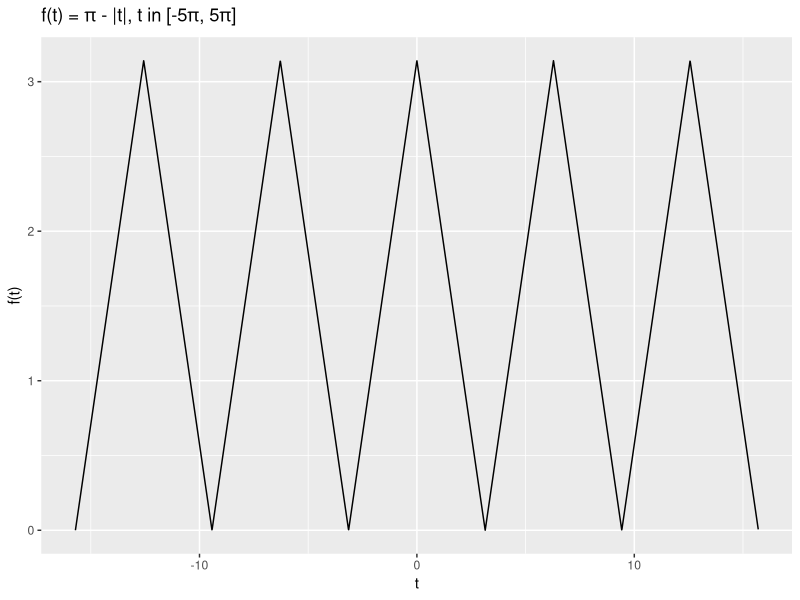
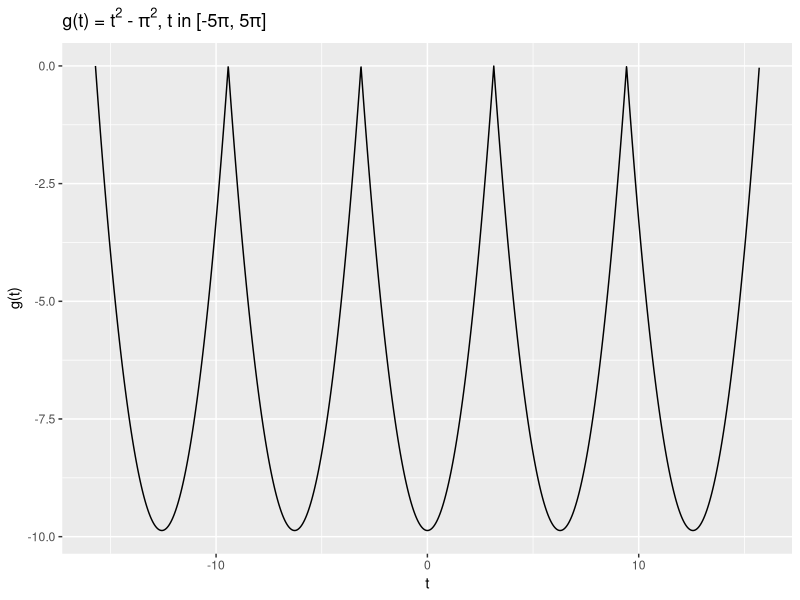
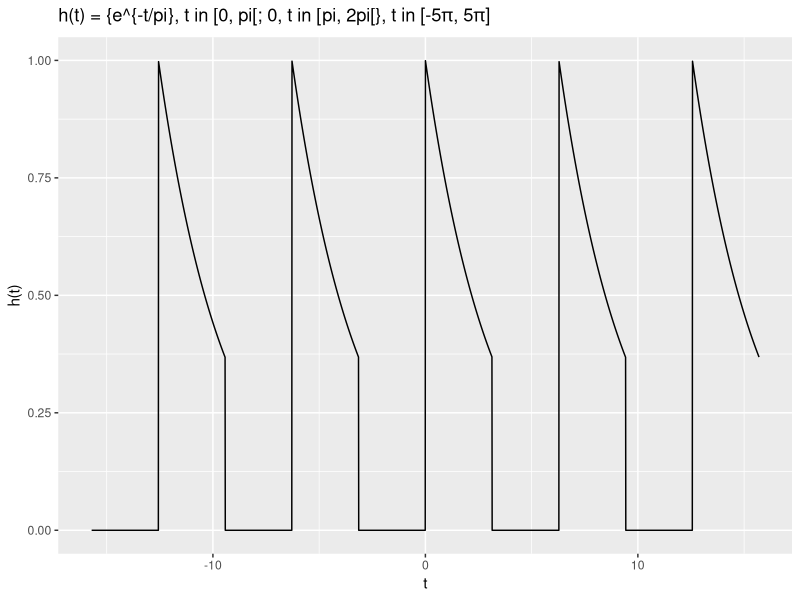

Reproduce these figures in R, in order. (Note: this script raises an error after producing the figures.)
## ---- chunk 1
knitr::opts_chunk$set(echo = TRUE)
## ---- chunk 2
f <- function(t_values) {
  f_values <- numeric(length(t_values))
  
  for (i in 1:length(t_values)) {
    t_mod <- t_values[i]
    
    # Utilisation de boucles if-else pour rendre la fonction périodique
    while (t_mod > pi) {
      t_mod <- t_mod - 2*pi
    }
    while (t_mod <= -pi) {
      t_mod <- t_mod + 2*pi
    }
    
    f_values[i] <- pi - abs(t_mod)
  }
  
  return(f_values)
}

g <- function(t_values) {
  g_values <- numeric(length(t_values))
  
  for (i in 1:length(t_values)) {
    t_mod <- t_values[i]
    
    # Utilisation de boucles if-else pour rendre la fonction périodique
    while (t_mod > pi) {
      t_mod <- t_mod - 2*pi
    }
    while (t_mod <= -pi) {
      t_mod <- t_mod + 2*pi
    }
    
    g_values[i] <- t_mod^2 - pi^2
  }
  
  return(g_values)
}

h <- function(t_values) {
  h_values <- numeric(length(t_values))
  
  for (i in 1:length(t_values)) {
    t_mod <- t_values[i]
    
    # Utilisation de boucles if-else pour rendre la fonction périodique
    while (t_mod >= 2*pi) {
      t_mod <- t_mod - 2*pi
    }
    while (t_mod < 0) {
      t_mod <- t_mod + 2*pi
    }
    
    if (t_mod < pi) {
      h_values[i] <- exp(-t_mod/pi)
    } else {
      h_values[i] <- 0
    }
  }
  
  return(h_values)
}
## ---- chunk 3
# Utilisation de ggplot2 pour le graphique
library(ggplot2)

# Créer un vecteur de valeurs t dans l'intervalle ]-5*pi, 5*pi]
t_values <- seq(-5*pi, 5*pi, by=0.01)

# Calculer les valeurs de f(t) en utilisant la fonction f
f_values <- f(t_values)

data <- data.frame(t=t_values, f=f_values)

ggplot(data, aes(x=t, y=f)) +
  geom_line() +
  ggtitle(expression(paste("f(t) = ", pi, " - |t|, ", "t in [-5", pi, ", 5", pi, "]"))) +
  xlab("t") +
  ylab("f(t)")
## ---- chunk 4
# Utilisation de ggplot2 pour le graphique
library(ggplot2)

# Créer un vecteur de valeurs t dans l'intervalle ]-5*pi, 5*pi]
t_values <- seq(-5*pi, 5*pi, by=0.01)

# Calculer les valeurs de g(t) en utilisant la fonction calculate_g_values
g_values <- g(t_values)

data <- data.frame(t=t_values, g=g_values)

ggplot(data, aes(x=t, y=g)) +
  geom_line() +
  ggtitle(expression(paste("g(t) = ", t^2, " - ", pi^2, ", ", "t in [-5", pi, ", 5", pi, "]"))) +
  xlab("t") +
  ylab("g(t)")
## ---- chunk 5

# Utilisation de ggplot2 pour le graphique
library(ggplot2)

# Créer un vecteur de valeurs t dans l'intervalle ]-5*pi, 5*pi]
t_values <- seq(-5*pi, 5*pi, by=0.01)

# Calculer les valeurs de h(t) en utilisant la fonction calculate_h_values
h_values <- h(t_values)

data <- data.frame(t=t_values, h=h_values)

ggplot(data, aes(x=t, y=h)) +
  geom_line() +
  ggtitle(expression(paste("h(t) = {e^{-t/pi}, t in [0, pi[; 0, t in [pi, 2pi[}, ", "t in [-5", pi, ", 5", pi, "]"))) +
  xlab("t") +
  ylab("h(t)")

## ---- chunk 6
library(stats)


calculate_fourier_coefficients <- function(f, n) {
  an <- integrate(function(t) f(t) * cos(n*t), lower = -pi, upper = pi)$value / pi
  bn <- integrate(function(t) f(t) * sin(n*t), lower = -pi, upper = pi)$value / pi
  cn <- complex(real = an, imaginary = - bn)

  return(list(an = an, bn = bn, cn = cn))
}



# Demander à l'utilisateur de saisir une valeur pour n
n <- as.numeric(readline(prompt = "Veuillez entrer une valeur pour n: "))

# Calculer a0 pour f(t), g(t) et h(t)
a0_f <- integrate(f, lower = -pi, upper = pi)$value / (2*pi)
a0_g <- integrate(g, lower = -pi, upper = pi)$value / (2*pi)
a0_h <- integrate(h, lower = 0, upper = 2*pi)$value / (2*pi)

# Calculer les coefficients pour f(t), g(t) et h(t) pour la valeur de n donnée
coefficients_f <- calculate_fourier_coefficients(f, n)
coefficients_g <- calculate_fourier_coefficients(g, n)
coefficients_h <- calculate_fourier_coefficients(h, n)

# Afficher les résultats
print(paste("Pour f(t):"))
print(paste("a0:", a0_f))
print(paste("an:", coefficients_f$an))
print(paste("bn:", coefficients_f$bn))
print(paste("cn:", coefficients_f$cn))

print(paste("Pour g(t):"))
print(paste("a0:", a0_g))
print(paste("an:", coefficients_g$an))
print(paste("bn:", coefficients_g$bn))
print(paste("cn:", coefficients_g$cn))

print(paste("Pour h(t):"))
print(paste("a0:", a0_h))
print(paste("an:", coefficients_h$an))
print(paste("bn:", coefficients_h$bn))
print(paste("cn:", coefficients_h$cn))

## ---- chunk 7
calculate_fourier_series <- function(f, n_max, t_values) {
  a0 <- integrate(f, lower = -pi, upper = pi)$value / (2*pi)
  series_real <- numeric(length(t_values))
  series_complex <- complex(length(t_values))
  
  for (n in 1:n_max) {
    coefficients <- calculate_fourier_coefficients(f, n)
    series_real <- series_real + coefficients$an * cos(n*t_values) + coefficients$bn * sin(n*t_values)
    series_complex <- series_complex + coefficients$cn * exp(1i * n * t_values)
  }
  
  return(list(series_real = a0 + series_real, series_complex = a0 + series_complex))
}

t_values <- seq(-5*pi, 5*pi, by=0.01)

# Liste des fonctions
functions_list <- list(f = f, g = g, h = h)

# Liste des noms des fonctions
function_names <- c("f", "g", "h")
library(ggplot2)


for (i in 1:length(functions_list)) {
  # Boucle sur chaque valeur de n
  for (n in c(2, 3, 8, 20)) {
    # Calculer les valeurs de la fonction et les sommes des séries
    function_values <- functions_list[[i]](t_values)
    series <- calculate_fourier_series(functions_list[[i]], n, t_values)
    
    # Créer un data frame avec les résultats
    data <- data.frame(t = t_values, function_values = function_values, series_real = series$series_real, series_complex = Re(series$series_complex))
    
    # Tracer les résultats
    p <- ggplot(data, aes(x = t)) +
      geom_line(aes(y = function_values, colour = "Signal d'entrée"), linetype = "solid", size = 1.2) +
      geom_line(aes(y = series_real, colour = "Série réelle"), linetype = "dashed", size = 1.2) +
      geom_line(aes(y = series_complex, colour = "Série complexe"), linetype = "dotted", size = 1.2) +
      ggtitle(paste(function_names[i], "(t) avec n =", n)) +
      xlab("t") +
      ylab(paste(function_names[i], "(t)")) +
      theme_minimal() +
      scale_colour_manual(values = c("Signal d'entrée" = "blue", "Série réelle" = "red", "Série complexe" = "green")) +
      labs(colour = "Légende") +
      theme(legend.position = "bottom")
    
    # Imprimer le graphique
    print(p)
  }
}


## ---- chunk 8
library(ggplot2)

calculate_spectra <- function(f) {
  amplitudes <- numeric(8)
  phases <- numeric(8)
  complex_amplitudes <- numeric(15)
  
  for (n in 0:7) {
    coefficients <- calculate_fourier_coefficients(f, n)
    amplitudes[n + 1] <- sqrt(coefficients$an^2 + coefficients$bn^2)
    phases[n + 1] <- atan2(coefficients$bn, coefficients$an)
  }
  
  for (n in -7:7) {
    coefficients <- calculate_fourier_coefficients(f, n)
    complex_amplitudes[n + 8] <- Mod(coefficients$cn)
  }
  
  return(list(amplitudes = amplitudes, phases = phases, complex_amplitudes = complex_amplitudes))
}


plot_spectra <- function(spectra, function_name) {
  n_values <- 0:7
  n_values_complex <- -7:7
  
  data_real <- data.frame(n = n_values, Amplitude = spectra$amplitudes, Phase = spectra$phases)
  data_complex <- data.frame(n = n_values_complex, Amplitude = spectra$complex_amplitudes)
  
  p1 <- ggplot(data_real, aes(x = n)) +
    geom_segment(aes(xend = n, y = 0, yend = Amplitude), color = "blue", size = 1.2) +
    geom_point(aes(y = Amplitude), color = "blue", size = 2) +
    labs(title = paste("Spectre d'Amplitude pour", function_name), y = "Amplitude") +
    theme_minimal()
  
  p2 <- ggplot(data_real, aes(x = n)) +
    geom_segment(aes(xend = n, y = 0, yend = Phase), color = "red", size = 1.2) +
    geom_point(aes(y = Phase), color = "red", size = 2) +
    labs(title = paste("Spectre de Phase pour", function_name), y = "Phase (radians)") +
    theme_minimal()
  
  p3 <- ggplot(data_complex, aes(x = n)) +
    geom_segment(aes(xend = n, y = 0, yend = Amplitude), color = "green", size = 1.2) +
    geom_point(aes(y = Amplitude), color = "green", size = 2) +
    labs(title = paste("Spectre d'Amplitude Complex pour", function_name), y = "Amplitude") +
    theme_minimal()
  
  return(list(p1 = p1, p2 = p2, p3 = p3))
}

# Étape 3 : Comparaison et Interprétation
# Calculer les spectres pour chaque fonction
spectra_f <- calculate_spectra(f)
spectra_g <- calculate_spectra(g)
spectra_h <- calculate_spectra(h)

# Tracer les spectres pour chaque fonction
plots_f <- plot_spectra(spectra_f, "f(t)")
plots_g <- plot_spectra(spectra_g, "g(t)")
plots_h <- plot_spectra(spectra_h, "h(t)")

# Imprimer les graphiques
print(plots_f$p1)
print(plots_f$p2)
print(plots_f$p3)

print(plots_g$p1)
print(plots_g$p2)
print(plots_g$p3)

print(plots_h$p1)
print(plots_h$p2)
print(plots_h$p3)

